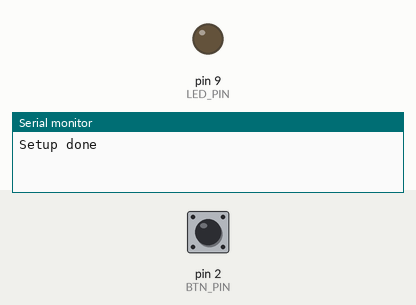
A sketch run on a simulated Arduino Uno, built with avr-gcc and run on an emulated ATmega328P. On the bench: output pins drawn as LEDs (lit = HIGH), the last lines printed to the serial monitor. The test bench sets the inputs (shaded band); at power-on: pin 2 (BTN_PIN) HIGH.

Above: at 1.2 s.
1.3 s: pin 2 (BTN_PIN) pulled LOW for 0.15 s
At 2.5 s:
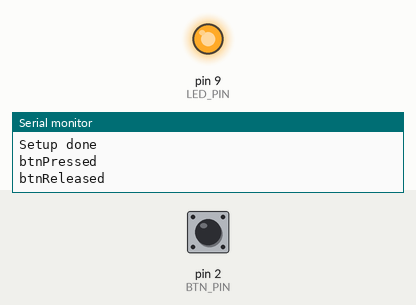
2.9 s: pin 2 (BTN_PIN) pulled LOW for 1 s
At 3.05 s:
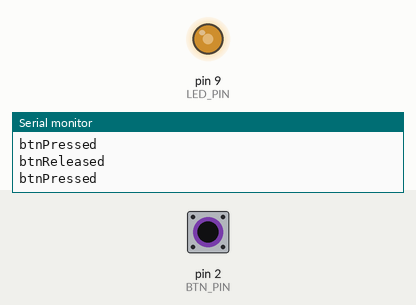
5.9 s: pin 2 (BTN_PIN) pulled LOW for 3.2 s
Timing chart, 0 to 8.9 s (numbered marks = the images above; inputs shaded):
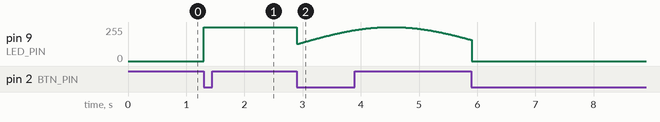

Measured:
- after the input at 1.3 s, pin 9 (LED_PIN): 0/255 → 255/255 at once

The sketch:

button3.ino
```cpp
// Learning Arduino
// 2026/07/10
//
// Commands:
//   Show necessary info:
//     arduino-cli board list
//   Monitor logs:
//     arduino-cli monitor -p /dev/cu.usbmodemXXXX -c baudrate=9600
//   Compile & Upload:
//     arduino-cli compile --fqbn arduino:renesas_uno:minima
//     arduino-cli upload -p /dev/cu.usbmodemXXXX --fqbn arduino:renesas_uno:minima
//
// Goal:
//   Switching LED lighting patterns with a button.
//   The button must be chatter-proof with 20ms debounce time.
//
// Circuit:
//   D9 - R220 - LED - GND
//   D2 - BTN - GND

#include "Button.hpp";

const int LED_PIN = 9;
const int BTN_PIN = 2;

enum Mode {
	NORMAL,
	FADE,
	OFF,
};

Mode mode = Mode::OFF;

Button btn(BTN_PIN, 20);

void setup() {
	pinMode(LED_PIN, OUTPUT);
	pinMode(BTN_PIN, INPUT_PULLUP);

	btn.onPressed(btnPressed);
	btn.onReleased(btnReleased);

	Serial.begin(9600); // bps: 9600
	Serial.println("Setup done");
}

void loop() {
	btn.update();
	switch (mode) {
	case Mode::NORMAL:
		analogWrite(LED_PIN, 255);
		break;
	case Mode::FADE:
		fade();
		break;
	case Mode::OFF:
		analogWrite(LED_PIN, 0);
		break;
	}
	delay(5);
}

void fade() {
	static float angle = .0f;
	static const float angle_dlt = .005f;
	static const float angle_max = 2.0f * PI;

	analogWrite(LED_PIN, round((sin(angle) + 1.0f) * 127.5f));

	angle += angle_dlt;
	if (angle >= angle_max) angle -= angle_max;
}

void btnPressed() {
	Serial.println("btnPressed");
	switch (mode) {
	case Mode::NORMAL:
		mode = FADE;
		break;
	case Mode::FADE:
		mode = OFF;
		break;
	case Mode::OFF:
		mode = NORMAL;
		break;
	}
}

void btnReleased() {
	Serial.println("btnReleased");

}
```

Button.hpp
```cpp
#include <Arduino.h>

class Button {
public:
	using EventHandler = void (*)();

	Button(int pin, unsigned long debounce) {
		_pin = pin;
		_debounce = debounce;
	}

	void update() {
		unsigned long now = millis();
		if (now - _lastChanged >= _debounce) {
			bool isDown = digitalRead(_pin) == LOW;
			if (isDown != _isDown) {
				_isDown = isDown;
				_lastChanged = now;
				if (isDown) press();
				else release();
			}
		}

	}

	void press() {
		if (_onPressed) _onPressed();
	}

	void release() {
		if (_onReleased) _onReleased();
	}

	void onPressed(EventHandler fn) {
		_onPressed = fn;
	}

	void onReleased(EventHandler fn) {
		_onReleased = fn;
	}

private:
	int _pin;
	unsigned long _debounce;
	unsigned long _lastChanged = 0;
	bool _isDown = false;
	EventHandler _onPressed = nullptr;
	EventHandler _onReleased = nullptr;
};
```
